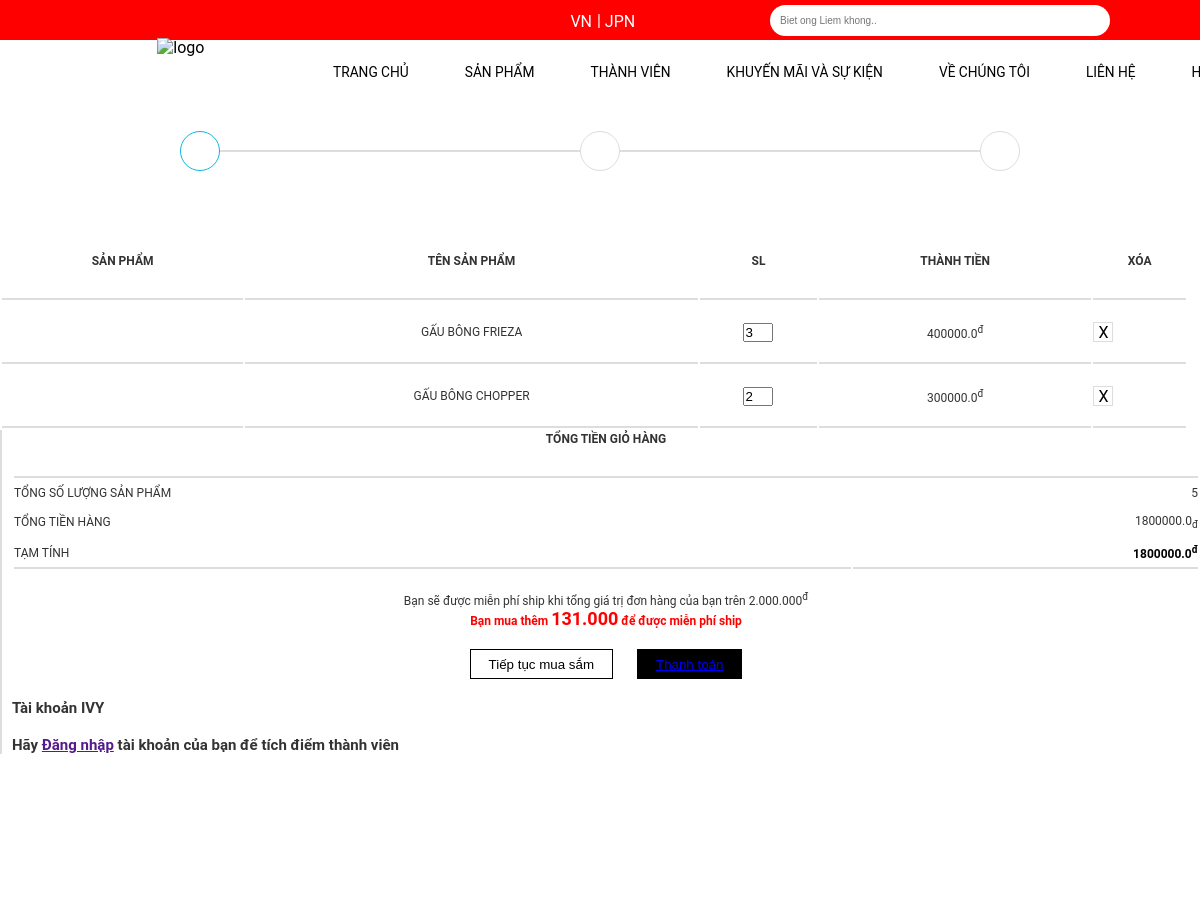
The page /cart/ (signed in, upper part) on the database as committed earlier.
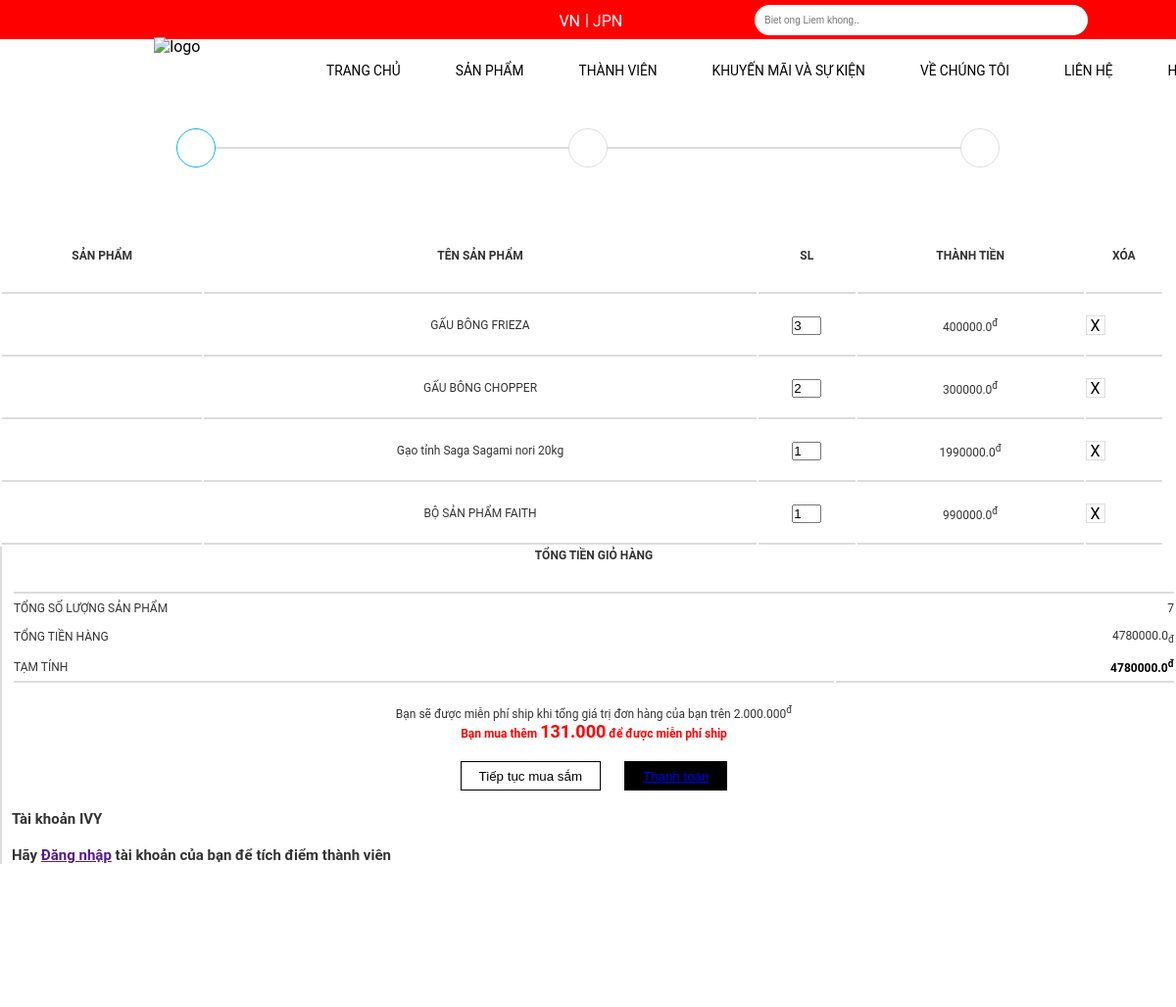
The same page on the database as committed later.
### my_app/models.py (models this page shows, shortened)
class OrderItem(models.Model):
    product = models.ForeignKey(Product, on_delete=models.SET_NULL,blank=True,null=True)
    order = models.ForeignKey(Order, on_delete=models.SET_NULL, blank=True, null=True)
    quantity = models.IntegerField(default=0,null=True,blank=True)
    date_added = models.DateTimeField(auto_now_add=True)
    @property
    def get_total(self):
        total = self.product.price * self.quantity
        return total

class Product(models.Model):
    ID = models.IntegerField(primary_key=True)
    name = models.CharField(max_length=200, null=True)
    price = models.FloatField()
    categy = models.CharField(max_length=200,null=True)
    sell = models.IntegerField()
    image = models.ImageField(null=True,blank=True)
    sale = models.IntegerField(null=True)
    @property
    def ImageURL(self):
        try:
            url = self.image.url
        except:
            url = ''
        return url

class Order(models.Model):
    customer = models.ForeignKey(Customer, on_delete=models.SET_NULL,blank=True,null=True)
    date_order = models.DateTimeField(auto_now_add=True)
    complete = models.BooleanField(default = False,null=True,blank=False)
    transaction_id = models.CharField(max_length=200,null=True)
    @property
    def get_cart_item(self):
        orderitems = self.orderitem_set.all()
        total = sum([item.quantity for item in orderitems])
        return total
    @property
    def get_cart_total(self):
        orderitems = self.orderitem_set.all()
        total = sum([item.get_total for item in orderitems])
        return total

### my_app/views.py (the view)
# urls.py: path('cart/',views.cart, name='cart'),
def cart(request):
    if request.user.is_authenticated:
        customer = request.user.customer
        order, created = Order.objects.get_or_create(customer = customer,complete = False)
        items = order.orderitem_set.all()
    else:
        items = []
        order = {'get_cart_item':0,'get_cart_total':0}
    context={'items':items, 'order':order}
    return render(request, 'html/cart.html', context)

### my_app/templates/html/cart.html
{% extends 'html/base.html' %}
{% load static %}
{% block cart_content %}
<head>
    <link rel="stylesheet" href="{% static 'assets/cart.css' %}">
</head>
<section class="cart">
    <div class="container">
        <div class="cart-top-wrap">
            <div class="cart-top">
                <div class="cart-top-cart cart-top-item">
                    <i class="fas fa-shopping-cart"></i>
                </div>
                <div class="cart-top-adress cart-top-item">
                    <i class="fas fa-map-marker-alt"></i>
                </div>
                <div class="cart-top-payment cart-top-item">
                    <i class="fas fa-money-check-alt"></i>
                </div>
            </div>
        </div>
        <div class="container">
            <div class="cart-content row">
                <div class="cart-content-left">
                    <table>
                        <tr>
                            <th>Sản phẩm</th>
                            <th>Tên sản phẩm</th>
                            <th>SL</th>
                            <th>Thành tiền</th>
                            <th>Xóa</th>
                        </tr>
                        {% for item in items %}
                        <tr>
                            <td><img src="{{item.product.ImageURL}}" alt=""></td>
                            <td><p>{{item.product.name}}</p></td>
                            <td><input type="number" value="{{item.quantity}}" min="1"></td>
                            <td><p>{{item.product.price}}<sup>đ</sup></p></td>
                            <td><span>X</span></td>
                        </tr>
                        {% endfor %}
                    </table>
                </div>
                <div class="cart-content-right">
                    <table>
                        <tr>
                            <th colspan="2">TỔNG TIỀN GIỎ HÀNG</th>
                        </tr>
                        <tr>
                            <td>TỔNG SỐ LƯỢNG SẢN PHẨM</td>
                            <td>{{order.get_cart_item}}</td>
                        </tr>
                        <tr>
                            <td>TỔNG TIỀN HÀNG</td>
                            <td><p>{{order.get_cart_total}}<sub>đ</sub></p></td>
                        </tr>
                        <tr>
                            <td>TẠM TÍNH</td>
                            <td><p style="color: black; font-weight: bold;">{{order.get_cart_total}}<sup>đ</sup></p></td>
                        </tr>
                    </table>
                    <div class="cart-content-right-text">
                        <p>Bạn sẽ được miễn phí ship khi tổng giá trị đơn hàng của bạn trên 2.000.000<sup>đ</sup></p>
                        <p style="color: red; font-weight:bold">Bạn mua thêm <span style="font-size: 18px;">131.000</span> để được miễn phí ship</p>
                    </div>
                    <div class="cart-content-right-button">
                        <button>Tiếp tục mua sắm</button>
                        <button><a href="{% url 'delivery' %}">Thanh toán</a></button>
                    </div>
                    <div class="cart-content-right-dangnhap">
                        <p>Tài khoản IVY</p><br>
                        <p>Hãy <a href="">Đăng nhập</a> tài khoản của bạn để tích điểm thành viên</p>
                    </div>
                </div>
            </div>
        </div>
    </div>
</section>
{% endblock cart_content %}

Rows that differ between the two databases and show on the page:
added OrderItem: product.name "Gạo tỉnh Saga Sagami nori 20kg", quantity "1", product.price "1990000.0"
added OrderItem: product.name "BỘ SẢN PHẨM FAITH", quantity "1", product.price "990000.0"
computed for Order: get_cart_item "5" → "7"; get_cart_total "1800000.0" → "4780000.0"
